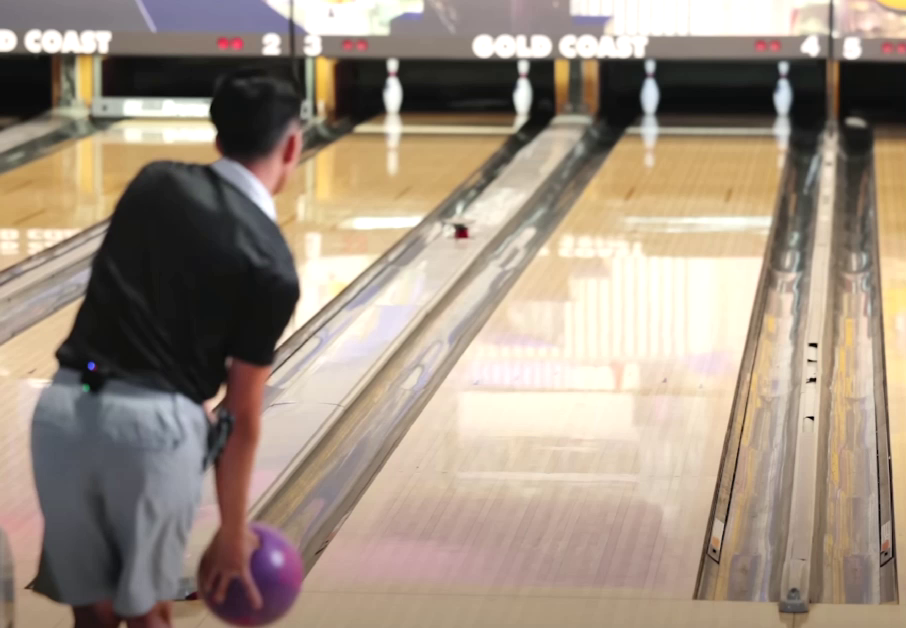
#> input picture frame 0 of data/Recording_1.mp4, 906 x 628 px, given in place of Recording_8.mp4, which was not available
$ jupyter execute lane_detection_colored_bottom.ipynb   (text cells are left out)
#> lines starting #> are read from the running program, lines starting #| are printed output that depends on the picture; after the words box and inside, x2 and y2 are one past the last pixel; in counts of white or black regions, pixels touching at a corner belong together; pictures that were not available may be replaced by others from this repository, and a replacement may not be noted
[cell 1]
import cv2
from pathlib import Path
import numpy as np
import math
import pandas as pd

[cell 2]
"""
Sructure of lines_p:
(x1, y1, x2, y2) are the coordinates of the two end points of the line segment
I want to convert them to the form rho,theta in order to easly detect the horizontal lines
"""


def convert_to_rho_theta(x1, y1, x2, y2):
    """
    Convert a line from (x1, y1, x2, y2) format to (rho, theta).
    """
    # Compute the line angle (in radians) and find the normal angle
    theta = np.arctan2(y2 - y1, x2 - x1) + np.pi / 2  # Normal angle

    # Compute rho using the normal equation
    rho = x1 * np.cos(theta) + y1 * np.sin(theta)

    # Ensure rho is positive by adjusting theta accordingly
    if rho < 0:
        rho = -rho
        theta += np.pi  # Shift by 180 degrees to maintain equivalence

    return rho, theta

[cell 3]
def get_edges(frame):
    # Define the range for light brown color in HSV
    lower_brown = np.array([00, 30, 100])
    upper_brown = np.array([20, 200, 255])

    # Define the range for rose color in HSV
    lower_rose = np.array([150, 30, 200])
    upper_rose = np.array([180, 200, 255])

    # Convert the image to HSV color space
    hsv_image = cv2.cvtColor(frame, cv2.COLOR_BGR2HSV)

    # Create masks for brown and rose colors
    mask_brown = cv2.inRange(hsv_image, lower_brown, upper_brown)
    mask_rose = cv2.inRange(hsv_image, lower_rose, upper_rose)

    # Combine the masks
    combined_mask = cv2.bitwise_or(mask_brown, mask_rose)

    # apply brown and rose mask
    extracted_image = cv2.bitwise_and(frame, frame, mask=combined_mask)

    # Crop the bottom part of the image
    limit_y = math.floor(3 / 4 * extracted_image.shape[0])
    bottom_image = extracted_image[
        limit_y : extracted_image.shape[0], 0 : extracted_image.shape[1]
    ]

    # Convert the bottom image to grayscale
    gray_image = cv2.cvtColor(bottom_image, cv2.COLOR_BGR2GRAY)

    # Compute Otsu's threshold
    otsu_thresh, _ = cv2.threshold(
        gray_image, 0, 255, cv2.THRESH_BINARY + cv2.THRESH_OTSU
    )

    # Set lower and upper thresholds relative to Otsu's threshold
    lower = 0.5 * otsu_thresh
    upper = 1.5 * otsu_thresh

    # get edges
    edges = cv2.Canny(gray_image, lower, upper)

    return edges, limit_y

[cell 4]
def get_lines(edges):
    # Apply Probabilistic Hough Line Transform (allow to set minLineLength and maxLineGap)
    min_line_length = 50
    max_line_gap = 10
    lines_p = cv2.HoughLinesP(
        edges,
        1,
        np.pi / 180,
        100,
        minLineLength=min_line_length,
        maxLineGap=max_line_gap,
    )
    return lines_p

[cell 5]
# Function to calculate the angle of a line
def calculate_angle(x1, y1, x2, y2):
    return math.degrees(math.atan2(y2 - y1, x2 - x1))

[cell 6]
def get_horizontal(lines_p, tolerance=20):
    horizontal = []
    if lines_p is not None:
        for line in lines_p:
            x1, y1, x2, y2 = line[0]
            angle = calculate_angle(x1, y1, x2, y2)
            if abs(angle) <= tolerance:
                horizontal.append(line)
    return horizontal

[cell 7]
""" Detection della linea inferiore da un singolo frame"""


def bottom_detection(frame):
    # get edges
    edges, limit_y = get_edges(frame)

    # get the lines
    lines_p = get_lines(edges)

    # [15 lines of commented-out code are left out]
    horizontal_lines = get_horizontal(lines_p)

    # [13 lines of commented-out code are left out]

    if len(horizontal_lines) == 0:
        return None

    # adjust y coordinates to come back to the original image points
    horizontal_line = horizontal_lines[0][0]
    horizontal_line[1] = horizontal_line[1] + limit_y
    horizontal_line[3] = horizontal_line[3] + limit_y

    # return the horizontal line
    return horizontal_line

[cell 8]
def write_line_on_frame(frame, line):
    # Create a copy of the original frame to draw the first line
    modified_frame = np.copy(frame)

    # Extract the first line's rho and theta
    if line:
        rho, theta = line

        # Calculate the endpoints of the line
        a = np.cos(theta)
        b = np.sin(theta)
        x0 = a * rho
        y0 = b * rho
        x1 = int(x0 + 1000 * (-b))
        y1 = int(y0 + 1000 * (a))
        x2 = int(x0 - 1000 * (-b))
        y2 = int(y0 - 1000 * (a))

        # Draw the first line on the frame
        cv2.line(modified_frame, (x1, y1), (x2, y2), (0, 255, 0), 2)

    # return the modified frame
    return modified_frame

[cell 9]
"""Disegna la linea sul frame"""


def write_line_on_frame_cartesian(frame, line):
    # Create a copy of the original frame to draw the first line
    modified_frame = np.copy(frame)

    if line is not None:
        x1, y1, x2, y2 = line

        # Allunga la linea di 1000 pixel da entrambe le estremità
        x1_ext, y1_ext, x2_ext, y2_ext = extend_line(x1, y1, x2, y2, length=1000)

        # Disegna la linea estesa
        cv2.line(modified_frame, (x1_ext, y1_ext), (x2_ext, y2_ext), (0, 255, 0), 2)

    # return the modified frame
    return modified_frame

[cell 10]
# Funzione per estendere una linea
def extend_line(x1, y1, x2, y2, length=1000):
    # Calcola la lunghezza originale della linea
    dx, dy = x2 - x1, y2 - y1
    norm = np.sqrt(dx**2 + dy**2)  # Distanza euclidea tra i due punti

    # Evita divisioni per zero
    if norm == 0:
        return x1, y1, x2, y2

    # Calcola i punti estesi
    x1_ext = int(x1 - length * (dx / norm))
    y1_ext = int(y1 - length * (dy / norm))
    x2_ext = int(x2 + length * (dx / norm))
    y2_ext = int(y2 + length * (dy / norm))

    return x1_ext, y1_ext, x2_ext, y2_ext

[cell 11]
video_number = "8"
# Define the relative path to the video file
notebook_dir = Path().resolve()
project_root = notebook_dir.parent.parent
video_path = (
    project_root
    / "data"
    / f"recording_{video_number}"
    / f"Recording_{video_number}.mp4"
)
video_path = str(video_path)

# Load the video
cap = cv2.VideoCapture(video_path)

# Reset the video to the beginning
cap.set(cv2.CAP_PROP_POS_FRAMES, 0)

# Define the codec and create a VideoWriter object to save the modified frames
output_path = (
    project_root / "data" / f"recording_{video_number}" / "Bottom_line_video.mp4"
)
fourcc = cv2.VideoWriter_fourcc(*"mp4v")  # Use 'mp4v' codec for MP4 format
fps = int(cap.get(cv2.CAP_PROP_FPS))
frame_width = int(cap.get(cv2.CAP_PROP_FRAME_WIDTH))
frame_height = int(cap.get(cv2.CAP_PROP_FRAME_HEIGHT))
out = cv2.VideoWriter(str(output_path), fourcc, fps, (frame_width, frame_height))


# Initialize num_frame e horizontal_line
horizontal_lines = [None] * int(cap.get(cv2.CAP_PROP_FRAME_COUNT))
num_frame = 0

# Loop through each frame in the video
while True:
    ret, frame = cap.read()
#> frame is the input picture: shape (628, 906, 3); mean B, G, R 130.2, 145.3, 160.5
    if not ret:
        print("End of video or failed to read the frame:", num_frame)
        break

    # Perform operations on the current frame
    horizontal_lines[num_frame] = bottom_detection(frame)
#> in get_edges, `hsv_image = cv2.cvtColor(frame, cv2.COLOR_BGR2HSV)`: hsv_image: shape (628, 906, 3); mean H, S, V 31.9, 50.1, 161.7
#> in get_edges, `mask_brown = cv2.inRange(hsv_image, lower_brown, upper_brown)`:
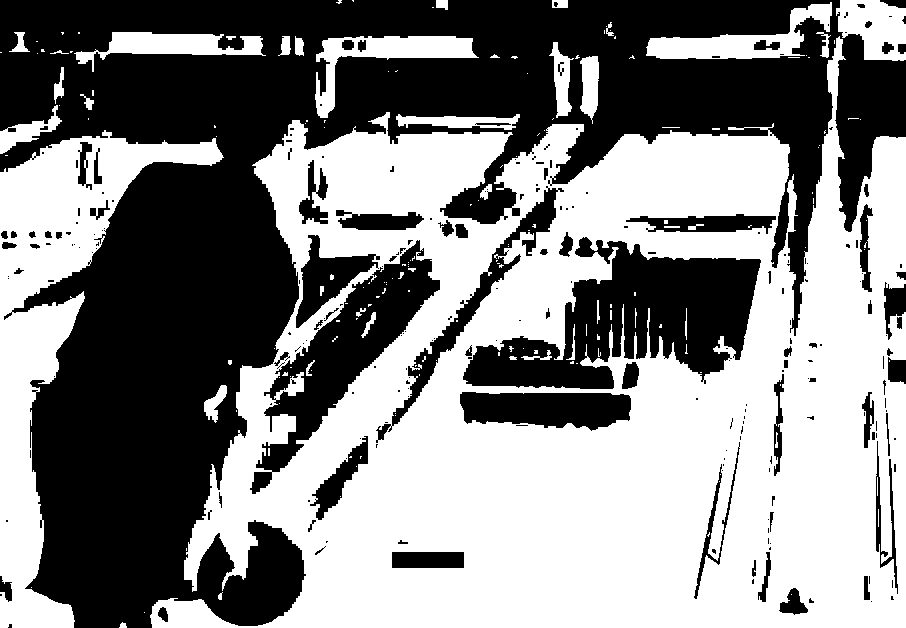
#> mask_brown: shape (628, 906); 52.6% white; 234 black regions (155 under 20 px), largest, box (x1, y1, x2, y2) and area: (0, 0, 906, 628) 205665, (463, 237, 761, 389) 22745, (250, 240, 440, 494) 12941
#> in get_edges, `mask_rose = cv2.inRange(hsv_image, lower_rose, upper_rose)`:
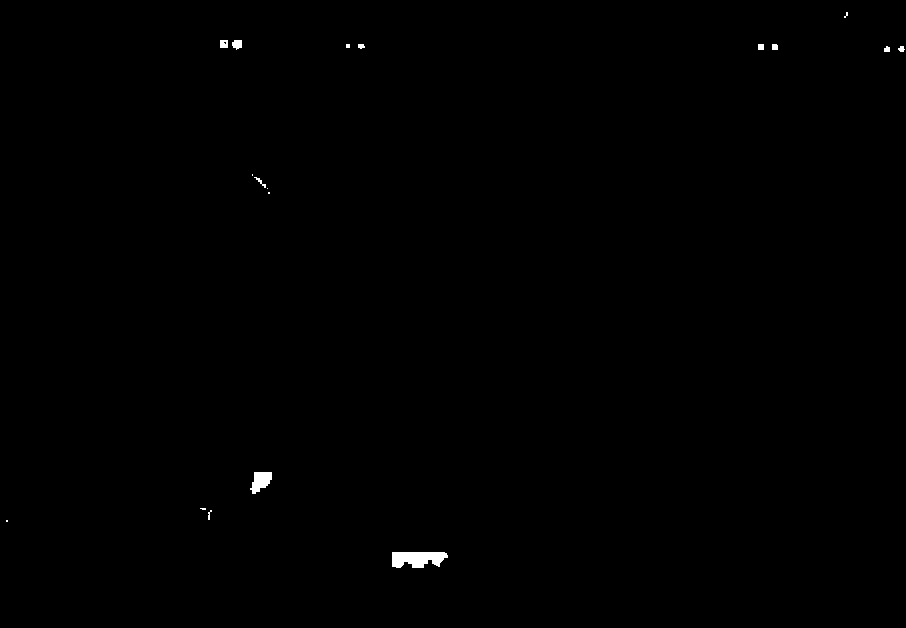
#> mask_rose: shape (628, 906); 0.25% white; 18 white regions (8 under 20 px), largest, box (x1, y1, x2, y2) and area: (392, 552, 448, 568) 707, (250, 472, 272, 494) 316, (232, 40, 242, 50) 78
#> in get_edges, `combined_mask = cv2.bitwise_or(mask_brown, mask_rose)`:
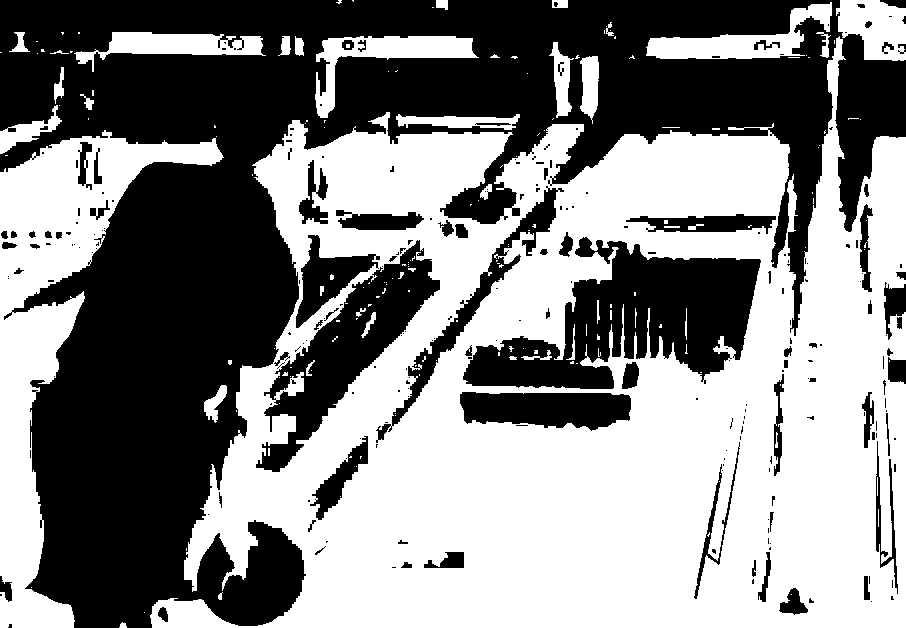
#> combined_mask: shape (628, 906); 52.8% white; 237 black regions (158 under 20 px), largest, box (x1, y1, x2, y2) and area: (0, 0, 906, 628) 205459, (463, 237, 761, 389) 22745, (256, 240, 440, 472) 12625
#> in get_edges, `extracted_image = cv2.bitwise_and(frame, frame, mask=combined_mask)`:
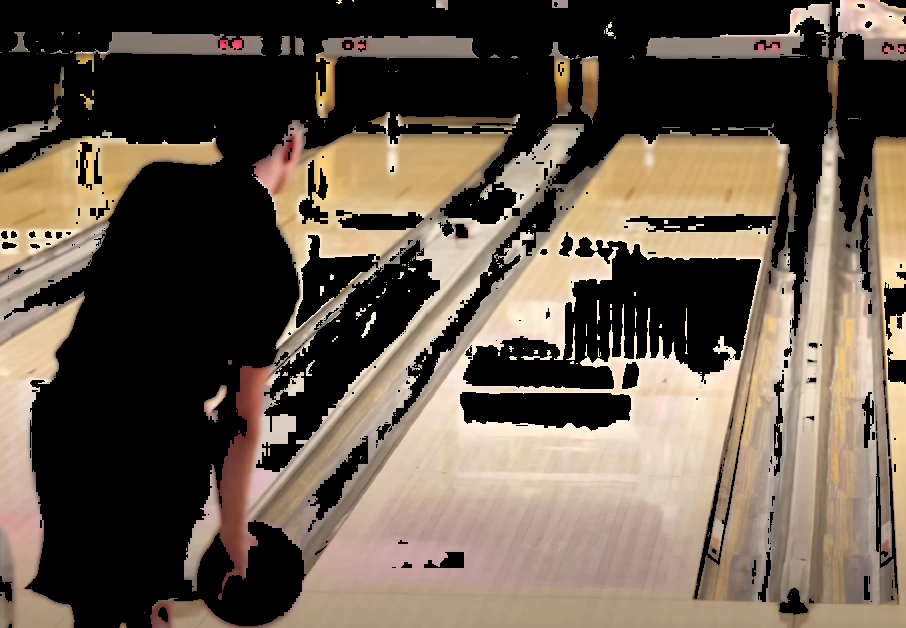
#> extracted_image: shape (628, 906, 3); mean B, G, R 74.7, 88.1, 101
#> in get_edges, `bottom_image = extracted_image[ limit_y : extracted_image.shape[0], 0 ..`:
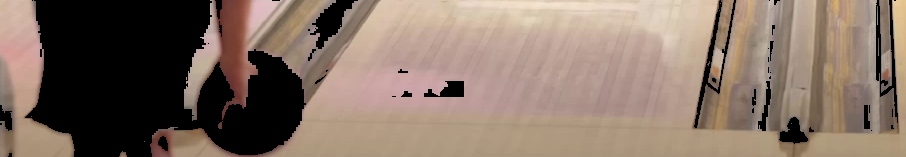
#> bottom_image: shape (157, 906, 3); mean B, G, R 101.6, 114.7, 133.3
#> in get_edges, `gray_image = cv2.cvtColor(bottom_image, cv2.COLOR_BGR2GRAY)`:
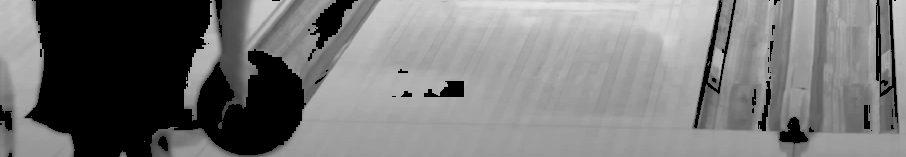
#> gray_image: shape (157, 906); min 0, max 231, mean 118.7
#> in get_edges, `otsu_thresh, _ = cv2.threshold( gray_image, 0, 255, cv2.THRESH_BINARY ..`: otsu_thresh = 80
#> in get_edges, `lower = 0.5 * otsu_thresh`: lower = 40
#> in get_edges, `upper = 1.5 * otsu_thresh`: upper = 120
#> in get_edges, `edges = cv2.Canny(gray_image, lower, upper)`:
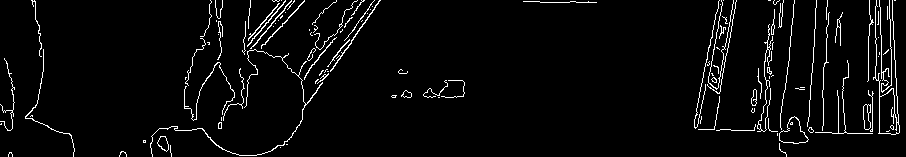
#> edges: shape (157, 906); 3.9% white in thin lines or dots
#> in bottom_detection, `edges, limit_y = get_edges(frame)`: limit_y = 471
#> in get_lines, `lines_p = cv2.HoughLinesP( edges, 1, np.pi / 180, 100, minLineLength=m..`: lines_p = [[302, 112, 380, 0]]
#> the loop in get_horizontal, `for line in lines_p:` made 1 pass
#> (x1, y1, x2, y2, angle) on pass 1: (302, 112, 380, 0, -55.15)
#> after the loop in get_horizontal, `for line in lines_p:`: horizontal = []
    if horizontal_lines[num_frame] is None:
        modified_frame = frame  # Keep the original frame if no line is detected
    else:
        # Write the modified frame to the output video
        modified_frame = write_line_on_frame_cartesian(
            frame, horizontal_lines[num_frame]
        )

    # Write the modified frame to the output video
    out.write(modified_frame)

    # Increment the frame counter
    num_frame += 1

# Release the video capture and writer objects
# cap.release()
out.release()
